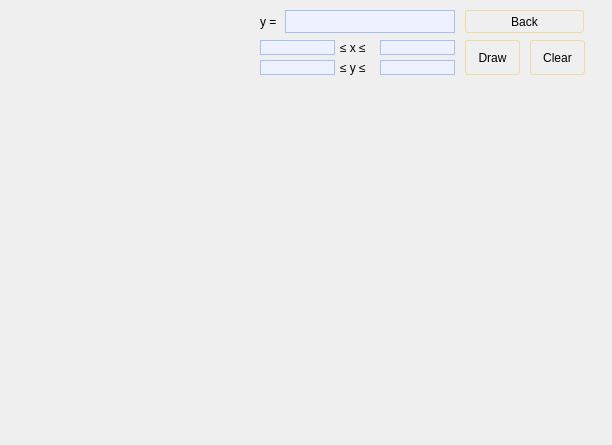
<?xml version="1.0" encoding="UTF-8"?>
<ui version="4.0">
 <class>GraphicWindow</class>
 <widget class="QDialog" name="GraphicWindow">
  <property name="geometry">
   <rect>
    <x>0</x>
    <y>0</y>
    <width>612</width>
    <height>445</height>
   </rect>
  </property>
  <property name="windowTitle">
   <string>Dialog</string>
  </property>
  <widget class="QCustomPlot" name="widget" native="true">
   <property name="geometry">
    <rect>
     <x>0</x>
     <y>80</y>
     <width>611</width>
     <height>361</height>
    </rect>
   </property>
   <property name="styleSheet">
    <string notr="true">QCPGraph::LineStyle  {
	color: black;
}

QCPGraph {
    background-color: #eef1ff;
}</string>
   </property>
  </widget>
  <widget class="QLabel" name="label_expression">
   <property name="geometry">
    <rect>
     <x>260</x>
     <y>10</y>
     <width>20</width>
     <height>23</height>
    </rect>
   </property>
   <property name="styleSheet">
    <string notr="true">QLabel {
	border: none;
}
</string>
   </property>
   <property name="text">
    <string>y =</string>
   </property>
  </widget>
  <widget class="QLabel" name="label_x">
   <property name="geometry">
    <rect>
     <x>340</x>
     <y>40</y>
     <width>35</width>
     <height>15</height>
    </rect>
   </property>
   <property name="styleSheet">
    <string notr="true">QLabel {
	border: none;
}
</string>
   </property>
   <property name="text">
    <string>≤ x ≤</string>
   </property>
  </widget>
  <widget class="QLabel" name="label_y">
   <property name="geometry">
    <rect>
     <x>340</x>
     <y>60</y>
     <width>35</width>
     <height>15</height>
    </rect>
   </property>
   <property name="styleSheet">
    <string notr="true">QLabel {
	border: none;
}
</string>
   </property>
   <property name="text">
    <string>≤ y ≤</string>
   </property>
  </widget>
  <widget class="QPushButton" name="draw">
   <property name="geometry">
    <rect>
     <x>465</x>
     <y>40</y>
     <width>55</width>
     <height>35</height>
    </rect>
   </property>
   <property name="styleSheet">
    <string notr="true">QPushButton {
	border: 1px solid #f1dba1;
    border-radius: 3px;
    padding: 1px 3px 1px 3px;
	color: black;
}

QPushButton:!editable {
     background: qlineargradient(x1: 0, y1: 0, x2: 0, y2: 1,
                                 stop: 0 #E1E1E1, stop: 0.4 #DDDDDD,
                                 stop: 0.5 #D8D8D8, stop: 1.0 #D3D3D3);
}</string>
   </property>
   <property name="text">
    <string>Draw</string>
   </property>
  </widget>
  <widget class="QPushButton" name="clear">
   <property name="geometry">
    <rect>
     <x>530</x>
     <y>40</y>
     <width>55</width>
     <height>35</height>
    </rect>
   </property>
   <property name="styleSheet">
    <string notr="true">QPushButton {
	border: 1px solid #f1dba1;
    border-radius: 3px;
    padding: 1px 3px 1px 3px;
	color: black;
}

QPushButton:!editable {
     background: qlineargradient(x1: 0, y1: 0, x2: 0, y2: 1,
                                 stop: 0 #E1E1E1, stop: 0.4 #DDDDDD,
                                 stop: 0.5 #D8D8D8, stop: 1.0 #D3D3D3);
}</string>
   </property>
   <property name="text">
    <string>Clear</string>
   </property>
  </widget>
  <widget class="QLineEdit" name="expression">
   <property name="geometry">
    <rect>
     <x>285</x>
     <y>10</y>
     <width>170</width>
     <height>23</height>
    </rect>
   </property>
   <property name="styleSheet">
    <string notr="true">QLineEdit {
    background: #eef1ff;
    border: 1px solid #a6c1ee;
    border-radius: 15px;
    color: #6694e2;
}

QLineEdit {
	color: #008000;
}</string>
   </property>
  </widget>
  <widget class="QLineEdit" name="x1">
   <property name="geometry">
    <rect>
     <x>260</x>
     <y>40</y>
     <width>75</width>
     <height>15</height>
    </rect>
   </property>
   <property name="styleSheet">
    <string notr="true">QLineEdit {
    background: #eef1ff;
    border: 1px solid #a6c1ee;
    border-radius: 15px;
    color: #6694e2;
}

QLineEdit {
	color: #008000;
}</string>
   </property>
  </widget>
  <widget class="QLineEdit" name="x2">
   <property name="geometry">
    <rect>
     <x>380</x>
     <y>40</y>
     <width>75</width>
     <height>15</height>
    </rect>
   </property>
   <property name="styleSheet">
    <string notr="true">QLineEdit {
    background: #eef1ff;
    border: 1px solid #a6c1ee;
    border-radius: 15px;
    color: #6694e2;
}

QLineEdit {
	color: #008000;
}</string>
   </property>
  </widget>
  <widget class="QLineEdit" name="y1">
   <property name="geometry">
    <rect>
     <x>260</x>
     <y>60</y>
     <width>75</width>
     <height>15</height>
    </rect>
   </property>
   <property name="styleSheet">
    <string notr="true">QLineEdit {
    background: #eef1ff;
    border: 1px solid #a6c1ee;
    border-radius: 15px;
    color: #6694e2;
}

QLineEdit {
	color: #008000;
}</string>
   </property>
  </widget>
  <widget class="QLineEdit" name="y2">
   <property name="geometry">
    <rect>
     <x>380</x>
     <y>60</y>
     <width>75</width>
     <height>15</height>
    </rect>
   </property>
   <property name="styleSheet">
    <string notr="true">QLineEdit {
    background: #eef1ff;
    border: 1px solid #a6c1ee;
    border-radius: 15px;
    color: #6694e2;
}

QLineEdit {
	color: #008000;
}</string>
   </property>
  </widget>
  <widget class="QPushButton" name="back">
   <property name="geometry">
    <rect>
     <x>465</x>
     <y>10</y>
     <width>119</width>
     <height>23</height>
    </rect>
   </property>
   <property name="styleSheet">
    <string notr="true">QPushButton {
	border: 1px solid #f1dba1;
    border-radius: 3px;
    padding: 1px 3px 1px 3px;
	color: black;
}

QPushButton:!editable {
     background: qlineargradient(x1: 0, y1: 0, x2: 0, y2: 1,
                                 stop: 0 #E1E1E1, stop: 0.4 #DDDDDD,
                                 stop: 0.5 #D8D8D8, stop: 1.0 #D3D3D3);
}</string>
   </property>
   <property name="text">
    <string>Back</string>
   </property>
  </widget>
 </widget>
 <customwidgets>
  <customwidget>
   <class>QCustomPlot</class>
   <extends>QWidget</extends>
   <header>qcustomplot.h</header>
   <container>1</container>
  </customwidget>
 </customwidgets>
 <resources/>
 <connections/>
</ui>
